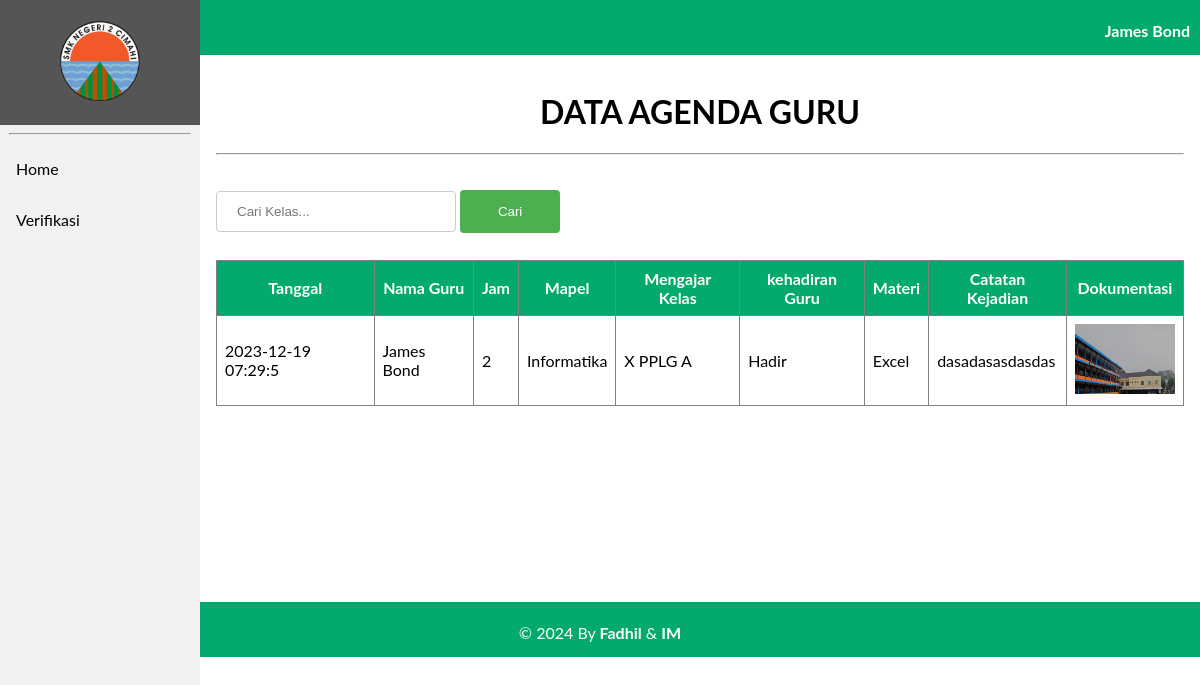
/agenda/tampil_agenda_guru.php?id=198111032008011006, run on an earlier commit of the app's database.
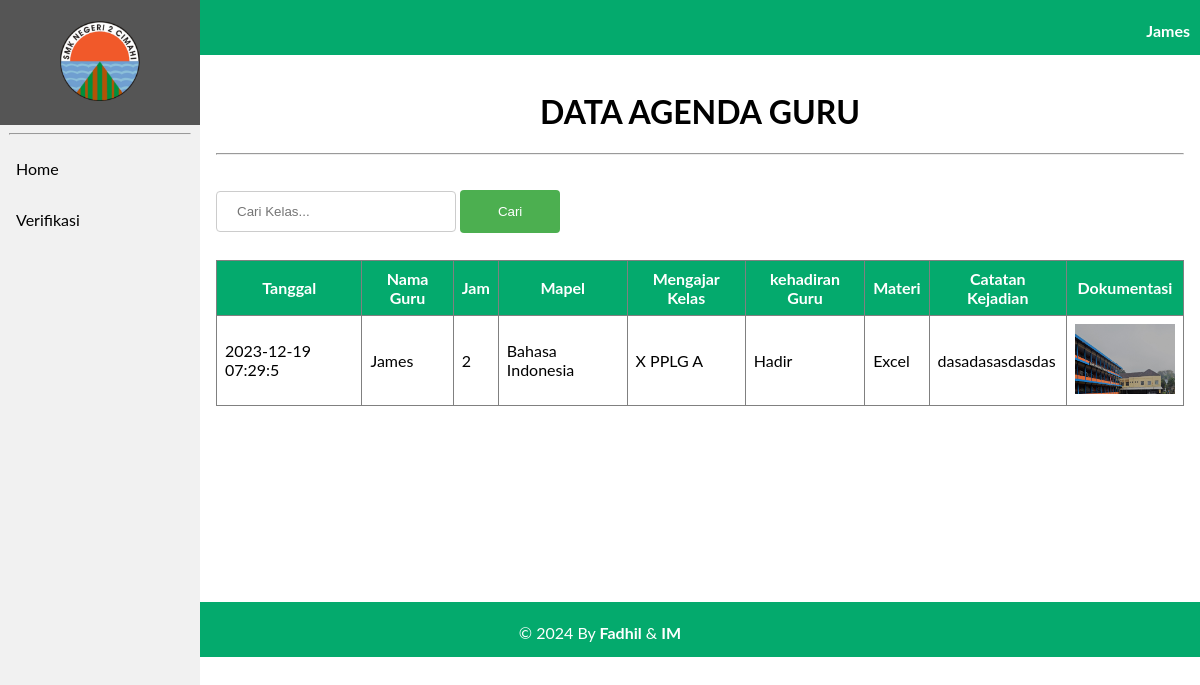
And on a later commit of the database.
### tables this page shows
CREATE TABLE `tb_guru` (
  `nip` varchar(18) NOT NULL,
  `id_mapel` varchar(6) NOT NULL,
  `nama_guru` varchar(100) NOT NULL,
  `password` varchar(100) NOT NULL,
  `role` int(11) NOT NULL
);

CREATE TABLE `tb_agenda_guru` (
  `id_agenda_guru` int(11) NOT NULL,
  `tgl` varchar(18) NOT NULL,
  `jam_ke` int(11) NOT NULL,
  `nip` varchar(18) NOT NULL,
  `id_kelas` varchar(6) NOT NULL,
  `id_mapel` varchar(6) NOT NULL,
  `materi` varchar(200) NOT NULL,
  `dokumentasi` text NOT NULL,
  `catatan_kejadian` text NOT NULL,
  `kehadiran_guru` varchar(50) NOT NULL
);

CREATE TABLE `tb_mapel` (
  `id_mapel` varchar(6) NOT NULL,
  `nama_mapel` varchar(70) NOT NULL
);

CREATE TABLE `tb_kelas` (
  `id_kelas` varchar(6) NOT NULL,
  `nama_kelas` varchar(50) NOT NULL,
  `username` varchar(50) NOT NULL,
  `password` varchar(50) NOT NULL,
  `role` int(11) NOT NULL
);

### agenda/tampil_agenda_guru.php (the view, shortened to what this page needs)
<?php
    include 'koneksi.php';
    $nip = $_GET['id'];
    $sql = "SELECT  tb_agenda_guru.id_agenda_guru, tb_agenda_guru.tgl, tb_guru.nama_guru, tb_agenda_guru.jam_ke, tb_mapel.nama_mapel, tb_kelas.nama_kelas, tb_agenda_guru.kehadiran_guru,
            tb_agenda_guru.materi, tb_agenda_guru.catatan_kejadian, tb_agenda_guru.dokumentasi FROM tb_agenda_guru INNER JOIN tb_guru ON tb_agenda_guru.nip = tb_guru.nip
            INNER JOIN tb_mapel ON tb_agenda_guru.id_mapel = tb_mapel.id_mapel
            INNER JOIN tb_kelas ON tb_agenda_guru.id_kelas = tb_kelas.id_kelas WHERE tb_agenda_guru.nip='$nip'";
    $level = mysqli_query($Conn,$sql);
    $sql1 = "SELECT * FROM tb_guru WHERE nip='$nip'";
    $k = mysqli_query($Conn,$sql1);
?>
<!DOCTYPE html>
<html>
<head>
    <link rel="stylesheet" href="navbar.css">
<body>
<header>
        <div class="sidebar">
            <a href="beranda2.php?id=<?= $nip ?>"><center><img src="image/2cmi.PNG" style="width: 80px; padding: 5px;"></center></a>
            <hr  style="width: 90%;">
            <a href="beranda2.php?id=<?= $nip ?>">Home</a>
            <a href="verifikasi.php?id=<?= $nip ?>">Verifikasi</a>
        </div>
    </header>
    <div class="head">
        <?php
              foreach($k as $nama){ ?>
              <p style="margin-right: 10px;"><b><?= $nama['nama_guru'] ?></b></p>
            <?php
              }
          ?>
    </div>
    <div class="content">
    <center>
<h1>DATA AGENDA GURU</h1><hr> </center>
<br>
<form action="search.php" method="POST">
    <input type="text" name="search" placeholder="Cari Kelas...">
    <input type="submit" name="submit" value="Cari">
</form><br>
<center>
<table border="1" cellspacing="0" cellpadding = "10px">
    <thead>
        <tr>
            <th>Tanggal</th>
            <th>Nama Guru</th>
            <th>Jam</th>
            <th>Mapel </th>
            <th>Mengajar Kelas</th>
            <th>kehadiran Guru</th>
            <th>Materi </th>
            <th>Catatan Kejadian</th>
            <th>Dokumentasi </th>
        </tr>
    </thead>
    <tbody>
    <?php foreach ($level as $row) : ?>
            <tr>
                <td><?= $row["tgl"];?></td>
                <td><?= $row["nama_guru"];?></td>
                <td><?= $row["jam_ke"];?></td>
                <td><?= $row["nama_mapel"];?></td>
                <td><?= $row["nama_kelas"];?></td>
                <td><?= $row["kehadiran_guru"];?></td>
                <td><?= $row["materi"];?></td>
                <td><?= $row["catatan_kejadian"];?></td>
                <td><center><img src="image/<?= $row["dokumentasi"];?>" width="100" height="70px"></center></td>
            </tr>
            <?php endforeach ;
            ?>
    </tbody>
</table>
    </center>
</div>
<div class="footer">
        <p>&copy; 2024 By <b>Fadhil</b> & <b>IM</b></p>
    </div>

### agenda/navbar.css (style rules this page uses)
body { margin: 0; font-family: "Lato", sans-serif; }
.sidebar { margin: 0; padding: 0; width: 200px; background-color: #f1f1f1; position: fixed; height: 100%; overflow-x: hidden; z-index: 1; }
.sidebar a, .dropdown-btn { display: block; color: black; padding: 16px; text-decoration: none; }
div.content { margin-left: 200px; padding: 16px; min-height: 515px; }
.head { width: 100%; height: 50px; padding-top: 5px; text-align: right; color: white; background-color: #04AA6D; }
.footer { width: 100%; height: 50px; background-color: #04AA6D; bottom: 0; text-align: center; color: white; padding-top: 5px; }

### agenda/tampil_agenda_guru.php (style rules this page uses)
table { border-collapse: collapse; width: 100%; }
th, td { padding: 8px; }
th { background-color: #04AA6D; color: white; text-align: center; }
input[type=text] { width: 240px; padding: 12px 20px; margin: 8px 0; display: inline-block; border: 1px solid #ccc; border-radius: 4px; box-sizing: border-box; }
input[type=submit] { width: 100px; background-color: #4CAF50; color: white; padding: 14px 20px; margin: 8px 0; border: none; border-radius: 4px; cursor: pointer; }

What changed in the data, as far as the page shows it:
changed tb_guru: nama_guru "James Bond" → "James"
changed through a linked row, tb_agenda_guru "Hadir": tb_guru.nama_guru "James Bond" → "James"; id_mapel.nama_mapel "Informatika" → "Bahasa Indonesia"
